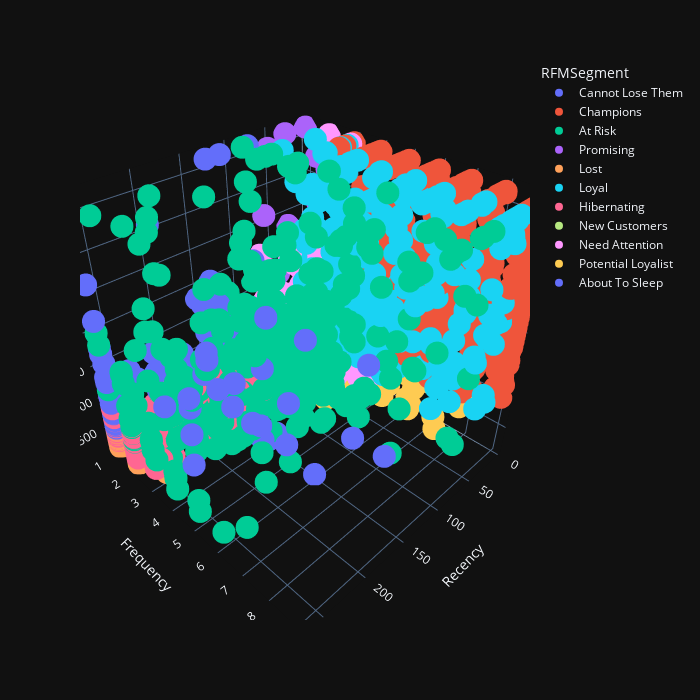

Here is the notebook cell this chart was saved with:
### Markdown cell above
Let's visualise the customers based on the RFM Segment on a 3D **scatter plot**.

### Code cell
fig = px.scatter_3d(
    data_frame=rfm_data,
    x="Recency",
    y="Frequency",
    z="Monetary",
    color="RFMSegment",
    template="plotly_dark",
    height=700,
    width=700,
)

fig.show()

### Figure 1 — Plotly figure (JSON) as saved in the notebook; plotly's stock layout.template omitted (floating-point values rounded to 4 significant figures; data arrays with more than 128 entries replaced by an {"elided": "..."} marker saying what was removed)
{"data": [{"hovertemplate": "RFMSegment=Cannot Lose Them<br>Recency=%{x}<br>Frequency=%{y}<br>Monetary=%{z}<extra></extra>", "legendgroup": "Cannot Lose Them", "marker": {"color": "#636efa", "symbol": "circle"}, "mode": "markers", "name": "Cannot Lose Them", "scene": "scene", "showlegend": true, "type": "scatter3d", "x": [262, 231, 129, 184, 148, 194, 81, 262, 262, 130, 78, 262, 113, 262, 80, 262, 238, 210, 261, 262, 185, 211, 262, 262, 262, 262, 196, 262, 211, 202, 262, 262, 200, 260, 256, 262, 262, 190, 262, 205, 73, 262, 262, 262, 128, 262, 262, 262, 210, 262, 238, 89, 262, 262, 262, 154, 110, 179, 262, 209, 78, 262, 146, 178, 239, 262, 262, 217, 262, 262, 207, 80, 136, 262, 248, 262, 262, 188, 242, 189, 240, 185, 218, 194, 194, 262, 205, 218, 198, 262, 199, 218], "y": [1, 1, 1, 5, 1, 1, 1, 1, 1, 1, 1, 1, 1, 1, 1, 1, 1, 1, 1, 1, 6, 1, 1, 1, 1, 8, 1, 1, 1, 1, 1, 1, 1, 1, 1, 1, 1, 4, 1, 1, 1, 5, 1, 1, 1, 1, 1, 1, 1, 1, 1, 1, 1, 1, 1, 1, 1, 9, 1, 1, 1, 1, 1, 1, 1, 1, 1, 9, 1, 4, 1, 1, 1, 1, 1, 1, 1, 6, 1, 5, 4, 3, 3, 3, 3, 8, 9, 3, 5, 9, 3, 5], "z": [3646.0, 1079.0, 3646.0, 1851.0, 1710.0, 582.7, 1043.0, 2169.0, 1018.0, 1089.0, 964.8, 920.0, 3646.0, 603.4, 3646.0, 1694.0, 1144.0, 1351.0, 1542.0, 559.1, 1607.0, 738.6, 535.3, 516.4, 560.5, 3646.0, 3096, 1258.0, 1031.0, 600.1, 590, 1308.0, 860.1, 775.9, 610.0, 754.9, 534.6, 1432.0, 1340.0, 1384.0, 1033.0, 1079.0, 741.3, 558.3, 1595.0, 540.5, 821.1, 922.1, 635.7, 626.6, 1266.0, 1070.0, 492.7, 1063, 2661.0, 1838.0, 1432, 1653.0, 660, 519.7, 1862, 1785.0, 1246.0, 1110.0, 623.5, 1290.0, 585, 2248.0, 574.0, 1661.0, 1029.0, 2021.0, 2007.0, 572.8, 594, 494.6, 1049.0, 1000.0, 560.7, 1024.0, 1047.0, 1047.0, 1162.0, 1579.0, 1690.0, 3638.0, 2997.0, 1008.0, 1143.0, 3646.0, 1397.0, 1562.0]}, {"hovertemplate": "RFMSegment=Champions<br>Recency=%{x}<br>Frequency=%{y}<br>Monetary=%{z}<extra></extra>", "legendgroup": "Champions", "marker": {"color": "#EF553B", "symbol": "circle"}, "mode": "markers", "name": "Champions", "scene": "scene", "showlegend": true, "type": "scatter3d", "x": {"elided": "840 int values"}, "y": {"elided": "840 int values"}, "z": {"elided": "840 float values"}}, {"hovertemplate": "RFMSegment=At Risk<br>Recency=%{x}<br>Frequency=%{y}<br>Monetary=%{z}<extra></extra>", "legendgroup": "At Risk", "marker": {"color": "#00cc96", "symbol": "circle"}, "mode": "markers", "name": "At Risk", "scene": "scene", "showlegend": true, "type": "scatter3d", "x": {"elided": "413 int values"}, "y": {"elided": "413 int values"}, "z": {"elided": "413 float values"}}, {"hovertemplate": "RFMSegment=Promising<br>Recency=%{x}<br>Frequency=%{y}<br>Monetary=%{z}<extra></extra>", "legendgroup": "Promising", "marker": {"color": "#ab63fa", "symbol": "circle"}, "mode": "markers", "name": "Promising", "scene": "scene", "showlegend": true, "type": "scatter3d", "x": {"elided": "136 int values"}, "y": {"elided": "136 int values"}, "z": {"elided": "136 float values"}}, {"hovertemplate": "RFMSegment=Lost<br>Recency=%{x}<br>Frequency=%{y}<br>Monetary=%{z}<extra></extra>", "legendgroup": "Lost", "marker": {"color": "#FFA15A", "symbol": "circle"}, "mode": "markers", "name": "Lost", "scene": "scene", "showlegend": true, "type": "scatter3d", "x": {"elided": "488 int values"}, "y": {"elided": "488 int values"}, "z": {"elided": "488 float values"}}, {"hovertemplate": "RFMSegment=Loyal<br>Recency=%{x}<br>Frequency=%{y}<br>Monetary=%{z}<extra></extra>", "legendgroup": "Loyal", "marker": {"color": "#19d3f3", "symbol": "circle"}, "mode": "markers", "name": "Loyal", "scene": "scene", "showlegend": true, "type": "scatter3d", "x": {"elided": "428 int values"}, "y": {"elided": "428 int values"}, "z": {"elided": "428 float values"}}, {"hovertemplate": "RFMSegment=Hibernating<br>Recency=%{x}<br>Frequency=%{y}<br>Monetary=%{z}<extra></extra>", "legendgroup": "Hibernating", "marker": {"color": "#FF6692", "symbol": "circle"}, "mode": "markers", "name": "Hibernating", "scene": "scene", "showlegend": true, "type": "scatter3d", "x": {"elided": "686 int values"}, "y": {"elided": "686 int values"}, "z": {"elided": "686 float values"}}, {"hovertemplate": "RFMSegment=New Customers<br>Recency=%{x}<br>Frequency=%{y}<br>Monetary=%{z}<extra></extra>", "legendgroup": "New Customers", "marker": {"color": "#B6E880", "symbol": "circle"}, "mode": "markers", "name": "New Customers", "scene": "scene", "showlegend": true, "type": "scatter3d", "x": {"elided": "272 int values"}, "y": {"elided": "272 int values"}, "z": {"elided": "272 float values"}}, {"hovertemplate": "RFMSegment=Need Attention<br>Recency=%{x}<br>Frequency=%{y}<br>Monetary=%{z}<extra></extra>", "legendgroup": "Need Attention", "marker": {"color": "#FF97FF", "symbol": "circle"}, "mode": "markers", "name": "Need Attention", "scene": "scene", "showlegend": true, "type": "scatter3d", "x": {"elided": "283 int values"}, "y": {"elided": "283 int values"}, "z": {"elided": "283 float values"}}, {"hovertemplate": "RFMSegment=Potential Loyalist<br>Recency=%{x}<br>Frequency=%{y}<br>Monetary=%{z}<extra></extra>", "legendgroup": "Potential Loyalist", "marker": {"color": "#FECB52", "symbol": "circle"}, "mode": "markers", "name": "Potential Loyalist", "scene": "scene", "showlegend": true, "type": "scatter3d", "x": {"elided": "422 int values"}, "y": {"elided": "422 int values"}, "z": {"elided": "422 float values"}}, {"hovertemplate": "RFMSegment=About To Sleep<br>Recency=%{x}<br>Frequency=%{y}<br>Monetary=%{z}<extra></extra>", "legendgroup": "About To Sleep", "marker": {"color": "#636efa", "symbol": "circle"}, "mode": "markers", "name": "About To Sleep", "scene": "scene", "showlegend": true, "type": "scatter3d", "x": {"elided": "279 int values"}, "y": {"elided": "279 int values"}, "z": {"elided": "279 float values"}}], "layout": {"height": 700, "legend": {"title": {"text": "RFMSegment"}, "tracegroupgap": 0}, "margin": {"t": 60}, "scene": {"domain": {"x": [0, 1], "y": [0, 1]}, "xaxis": {"title": {"text": "Recency"}}, "yaxis": {"title": {"text": "Frequency"}}, "zaxis": {"title": {"text": "Monetary"}}}, "width": 700}}
